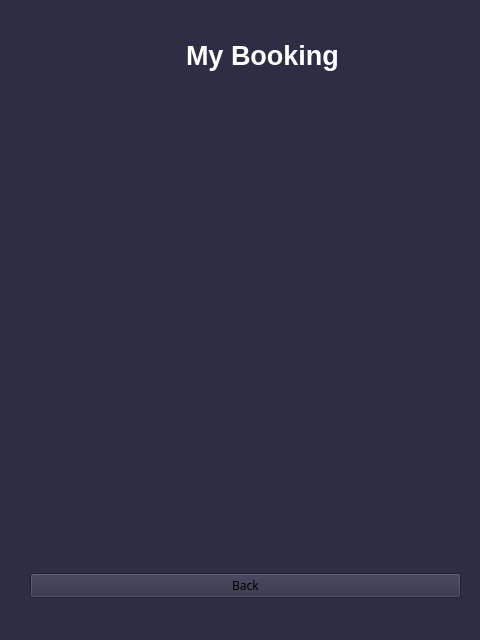
<?xml version="1.0" encoding="UTF-8"?>
<ui version="4.0">
 <class>MainWindow</class>
 <widget class="QMainWindow" name="MainWindow">
  <property name="geometry">
   <rect>
    <x>0</x>
    <y>0</y>
    <width>480</width>
    <height>640</height>
   </rect>
  </property>
  <property name="windowTitle">
   <string>Menu Utama</string>
  </property>
  <property name="styleSheet">
   <string notr="true">background-color: #2D2E43;</string>
  </property>
  <widget class="QWidget" name="centralwidget">
   <widget class="QWidget" name="verticalLayoutWidget">
    <property name="geometry">
     <rect>
      <x>30</x>
      <y>120</y>
      <width>431</width>
      <height>431</height>
     </rect>
    </property>
    <layout class="QVBoxLayout" name="verticalLayout"/>
   </widget>
   <widget class="QWidget" name="horizontalLayoutWidget">
    <property name="geometry">
     <rect>
      <x>30</x>
      <y>10</y>
      <width>431</width>
      <height>91</height>
     </rect>
    </property>
    <layout class="QHBoxLayout" name="horizontalLayout">
     <item>
      <widget class="QLabel" name="logo_sparepart">
       <property name="minimumSize">
        <size>
         <width>0</width>
         <height>0</height>
        </size>
       </property>
       <property name="maximumSize">
        <size>
         <width>150</width>
         <height>16777215</height>
        </size>
       </property>
       <property name="text">
        <string/>
       </property>
      </widget>
     </item>
     <item>
      <widget class="QLabel" name="label_3">
       <property name="text">
        <string>&lt;html&gt;&lt;head/&gt;&lt;body&gt;&lt;p&gt;&lt;span style=&quot; font-size:20pt; font-weight:600; color:#ffffff;&quot;&gt;My Booking&lt;/span&gt;&lt;/p&gt;&lt;/body&gt;&lt;/html&gt;</string>
       </property>
      </widget>
     </item>
    </layout>
   </widget>
   <widget class="QWidget" name="horizontalLayoutWidget_2">
    <property name="geometry">
     <rect>
      <x>30</x>
      <y>560</y>
      <width>431</width>
      <height>51</height>
     </rect>
    </property>
    <layout class="QHBoxLayout" name="horizontalLayout_2">
     <item>
      <widget class="QPushButton" name="push_back">
       <property name="font">
        <font>
         <family>Roboto Slab</family>
         <pointsize>9</pointsize>
         <weight>50</weight>
         <bold>false</bold>
        </font>
       </property>
       <property name="styleSheet">
        <string notr="true">/* PUSH BUTTON */
QPushButton {
    background-color: rgb(80, 80, 122);
    color: white;
    border: none;
    border-radius: 7px;
    padding: 10px 20px;
}

QPushButton:hover {
	background-color: rgb(245, 154, 182);
}

QPushButton:pressed {
    background-color: rgb(109, 68, 81);
}

color: rgb(255, 255, 255);</string>
       </property>
       <property name="text">
        <string>Back</string>
       </property>
      </widget>
     </item>
    </layout>
   </widget>
  </widget>
  <widget class="QStatusBar" name="statusbar"/>
 </widget>
 <resources>
  <include location="../Pictures/Pictures.qrc"/>
  <include location="../Pictures/feather/icon_resources.qrc"/>
 </resources>
 <connections/>
</ui>
